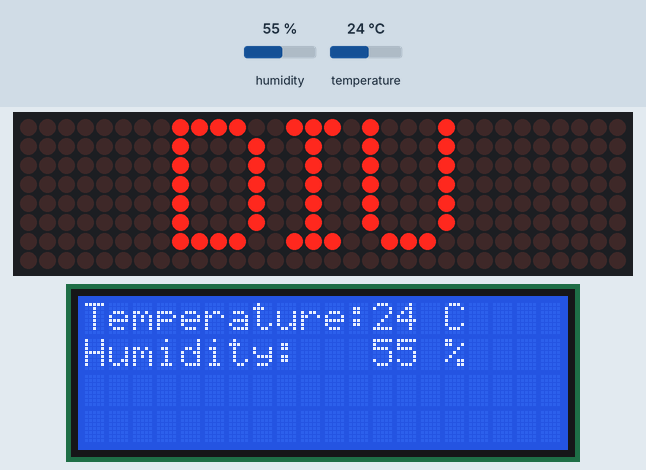
Simulated run of this sketch. Board: Arduino Uno, built with avr-gcc and run on an emulated ATmega328P. On the bench: 32×8 LED matrix, 20×4 character LCD. The inputs (shaded band) are chosen by the test bench; at power-on: humidity 55 %, temperature 24 °C. The local clock reads 2024-03-15 10:24:30 at power-on unless the sketch sets it; what the sketch prints to the serial monitor is not drawn.

Above: at 1.4 s.
1.5 s: humidity set to 22 %
At 5.7 s:
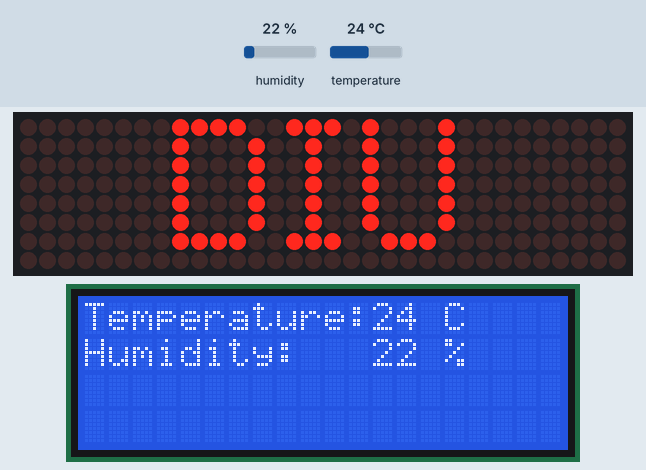
12.0 s: temperature set to 12 °C
At 16.6 s:
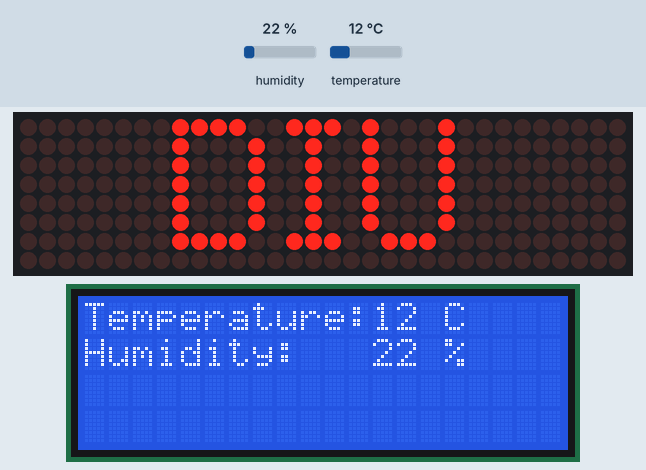
19.1 s: humidity set to 40 %
At 21.5 s:
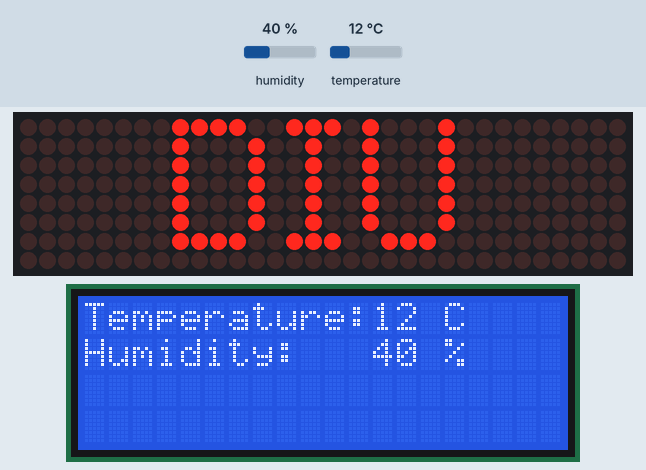
24.2 s: temperature set to 19 °C
Timing chart, 0 to 27.2 s (numbered marks = the images above; inputs shaded):
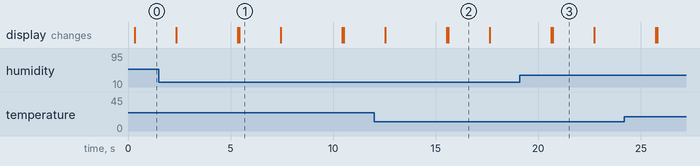

The sketch:

lcd.ino
```cpp
//#include <SoftwareSerial.h>
#include <MD_Parola.h>
#include <MD_MAX72xx.h>
#include <SPI.h>
#include <LiquidCrystal_I2C.h>
#include<dht11.h>
#include <Wire.h>
#include <TimeLib.h>
#include <DS1307RTC.h>


#define HARDWARE_TYPE MD_MAX72XX::FC16_HW
#define MAX_DEVICES  4

#define CLK_PIN   13  // or SCK
#define DATA_PIN  11  // or MOSI
#define CS_PIN    10  // or SS

// SPI hardware interface
MD_Parola mx = MD_Parola(HARDWARE_TYPE, CS_PIN, MAX_DEVICES);

LiquidCrystal_I2C lcd(0x27, 20, 4);
//SoftwareSerial bluetoothSerial(10,11);

#define dhtpin 8
dht11 dhtObject;
String readString;
String hoursMsg = "Hours Set:";

int buzzer = 7;

int inputHour;
int inputMin;


void setup() {
  //  bluetoothSerial.begin(9600);
  mx.begin();

  // put your setup code here, to run once:
  Serial.begin(9600);
  lcd.init();
  lcd.backlight();

  while (!Serial) ; // wait for serial
  delay(200);
  Serial.println("DS1307RTC Read Test");
  Serial.println("-------------------");

}
void blue() {
  while (Serial.available() > 0) {
    delay(10);  //small delay to allow input buffer to fill
    char c = Serial.read();  //gets one byte from serial buffer
    if (c == ',') {
      break;
    }  //breaks out of capture loop to print readstring
    readString += c;
  } //makes the string readString
  if (readString.startsWith("hrs")) {
    readString.replace("hrs", "");
    inputHour = readString.toInt();
  }

  if (readString.startsWith("min")) {
    readString.replace("min", "");
    inputMin = readString.toInt();
  }
  if (readString.length() > 0) {
    Serial.println(readString); //prints string to serial port out
    //    printDisplay();
    readString = ""; //clears variable for new input
  }
}
void printDisplay() {
  //  String msg = hoursMsg + " " + inputHour + " | Minutes Set: " + inputMin;
  //  char msgBuf[msg.length() + 1];
  //  msg.toCharArray(msgBuf, msg.length());
  //  if (mx.displayAnimate()) {
  //    mx.displayScroll(msgBuf, PA_CENTER, PA_SCROLL_LEFT, 100);
  //    mx.displayReset();
  //  }
  mx.setTextAlignment(PA_CENTER);
  mx.print("DIU");

}
// for weather
void getTemperature()
{
  printDisplay();
  dhtObject.read(dhtpin);
  int temp = dhtObject.temperature;
  int hum = dhtObject.humidity;

  lcd.clear();
  lcd.setCursor(0, 0);
  lcd.print("Temperature:");
  lcd.setCursor(12, 0);
  lcd.print(temp);
  lcd.setCursor(15, 0);
  lcd.print("C");
  lcd.setCursor(0, 1);
  lcd.print("Humidity:");
  lcd.setCursor(12, 1);
  lcd.print(hum);
  lcd.setCursor(15, 1);
  lcd.print("%");


}
void time() {
  tmElements_t tm;

  if (RTC.read(tm)) {
    //    Serial.print("Ok, Time = ");

    lcd.setCursor(0, 0);
    lcd.print("Time:");
    print2digits(tm.Hour);
    lcd.print(':');
    print2digits(tm.Minute);
    lcd.print(':');
    print2digits(tm.Second);
    //    Serial.print(", Date (D/M/Y) = ");
    lcd.setCursor(0, 1);
    lcd.print("Date:");
    lcd.print(tm.Day);
    lcd.print('/');
    lcd.print(tm.Month);
    lcd.print('/');
    lcd.print(tmYearToCalendar(tm.Year));

    //    lcd.println();
  } else {
    if (RTC.chipPresent()) {
      Serial.println("The DS1307 is stopped.  Please run the SetTime");
      Serial.println("example to initialize the time and begin running.");
      Serial.println();
    } else {
      Serial.println("DS1307 read error!  Please check the circuitry.");
    }
    delay(9000);
  }
  delay(1000);
}

void print2digits(int number) {
  if (number >= 0 && number < 10) {
    lcd.print('0');
  }
  lcd.print(number);
}

void Buzz() {
  tone(buzzer, 1000); // Send 1KHz sound signal...
  delay(5000);        // ...for 1 sec
  noTone(buzzer);     // Stop sound...
  delay(500);        // ...for 1sec
}

void loop() {
  // put your main code here, to run repeatedly:
  getTemperature();
  delay(2000);
  lcd.clear();
  time();
  delay(2000);
  lcd.clear();
  tmElements_t tm;
  if (RTC.read(tm)) {
    if ((tm.Hour) == inputHour && (tm.Minute) == inputMin) {
      Buzz();
    }
  }
  blue();
}
```

Measured:
- what the display in image 1 shows lasts 2.0 s, from 5.4 s to 7.4 s
